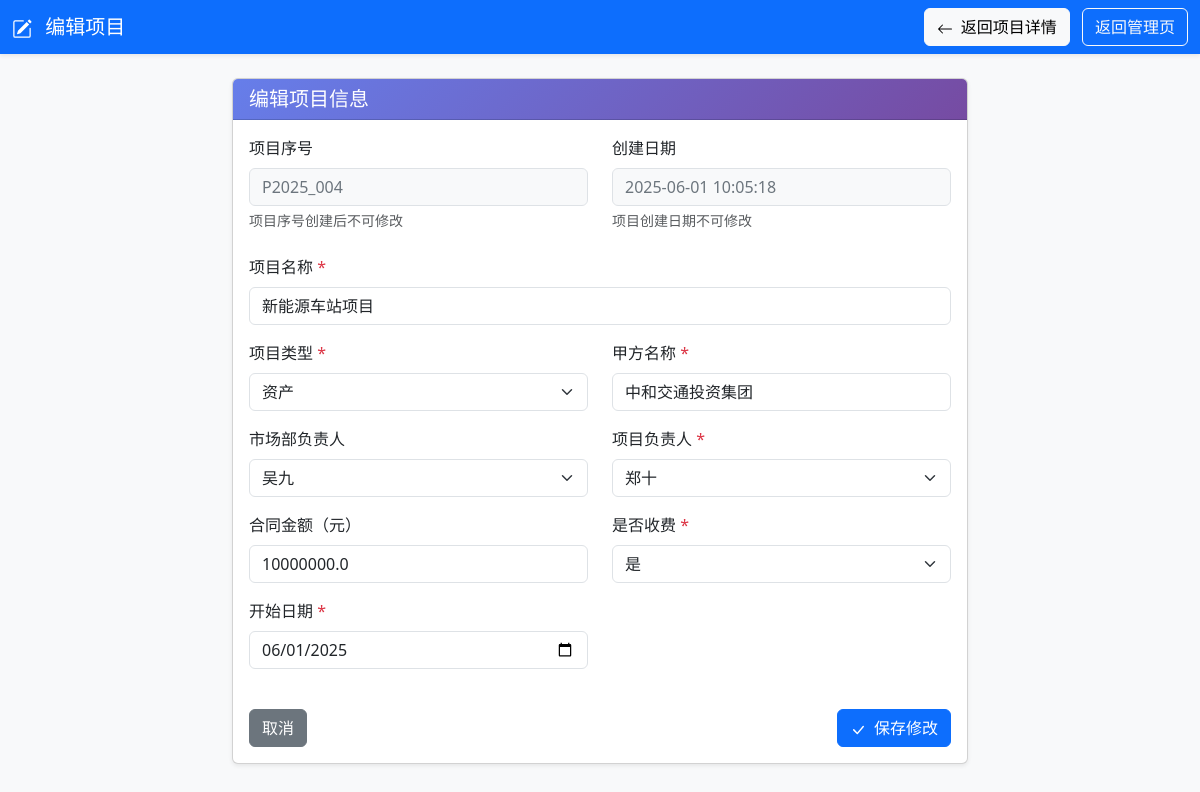
/project/4/edit (signed in), run on the app's committed database.
### tables this page shows
CREATE TABLE projects (
        id INTEGER PRIMARY KEY AUTOINCREMENT,
        project_no TEXT,                 -- ① 项目序号
        name TEXT,                       -- ② 项目名称
        project_type TEXT,               -- ③ 项目类型
        client_name TEXT,                -- ④ 甲方名称
        market_leader TEXT,              -- ⑤ 市场部负责人用户名
        project_leader TEXT,             -- ⑥ 项目负责人用户名
        progress TEXT,                   -- ⑦ 项目进度
        report_numbers TEXT,             -- ⑧ 报告号（多个以逗号分隔）
        amount REAL,                     -- ⑨ 合同金额
        is_paid TEXT,                    -- ⑩ 是否收费（是/否）
        creator TEXT,                    -- ⑪ 项目创建人用户名
        creator_realname TEXT,           -- ⑫ 项目创建人真实姓名
        start_date TEXT,                 -- ⑬ 开始日期
        end_date TEXT,                   -- ⑭ 结束日期
        status TEXT,                     -- ⑮ 状态
        contract_file TEXT,
        create_date TEXT
    );

CREATE TABLE users (
        id INTEGER PRIMARY KEY AUTOINCREMENT,
        username TEXT UNIQUE NOT NULL,
        realname TEXT,
        user_type TEXT,
        password TEXT
    );

### routes/project_routes.py (the view)
@router.get("/project/{project_id}/edit")
async def edit_project_page(
    project_id: int,
    request: Request,
    user: dict = Depends(login_required),
    db: sqlite3.Connection = Depends(get_db)
):
    return await project_service.get_edit_project_page(request, project_id, user, db)

### templates/edit_project.html (shortened to what this page needs)
<!DOCTYPE html>
<html lang="zh-CN">
<head>
    <link href="https://cdn.jsdelivr.net/npm/bootstrap@5.3.2/dist/css/bootstrap.min.css" rel="stylesheet">
</head>
<body class="bg-light">
    <nav class="navbar navbar-dark bg-primary shadow-sm">
        <div class="container-fluid">
            <span class="navbar-brand mb-0 h1">
                编辑项目
            </span>
            <div>
                <a href="/project/{{ project.id }}" class="btn btn-light me-2">
                    <svg xmlns="http://www.w3.org/2000/svg" width="16" height="16" fill="currentColor"
                        class="bi bi-arrow-left me-1" viewBox="0 0 16 16">
                        <path fill-rule="evenodd"
                            d="M15 8a.5.5 0 0 0-.5-.5H2.707l3.147-3.146a.5.5 0 1 0-.708-.708l-4 4a.5.5 0 0 0 0 .708l4 4a.5.5 0 0 0 .708-.708L2.707 8.5H14.5A.5.5 0 0 0 15 8z" />
                    </svg>
                    返回项目详情
                </a>
                <a href="/admin" class="btn btn-outline-light">
                    返回管理页
                </a>
            </div>
        </div>
    </nav>
    <div class="container mt-4">
        <div class="row">
            <div class="col-lg-8 mx-auto">
                <div class="card shadow-sm">
                    <div class="card-header">
                        <h5 class="mb-0">编辑项目信息</h5>
                    </div>
                    <div class="card-body">
                        <form method="post" action="/project/{{ project.id }}/edit">
                            <div class="row mb-4">
                                <div class="col-md-6">
                                    <label class="form-label">项目序号</label>
                                    <input type="text" class="form-control readonly-field"
                                        value="{{ project.project_no }}" readonly>
                                    <div class="form-text">项目序号创建后不可修改</div>
                                </div>
                                <div class="col-md-6">
                                    <label class="form-label">创建日期</label>
                                    <input type="text" class="form-control readonly-field"
                                        value="{{ project.create_date }}" readonly>
                                    <div class="form-text">项目创建日期不可修改</div>
                                </div>
                            </div>
                            <div class="row">
                                <div class="col-md-12 mb-3">
                                    <label for="name" class="form-label">项目名称 <span class="text-danger">*</span></label>
                                    <input type="text" class="form-control" id="name" name="name"
                                        value="{{ project.name }}" required>
                                </div>
                                <div class="col-md-6 mb-3">
                                    <label for="project_type" class="form-label">项目类型 <span
                                            class="text-danger">*</span></label>
                                    <select class="form-select" id="project_type" name="project_type" required>
                                        <option value="资产" {% if project.project_type=='资产' %}selected{% endif %}>资产
                                        </option>
                                    </select>
                                </div>
                                <div class="col-md-6 mb-3">
                                    <label for="client_name" class="form-label">甲方名称 <span
                                            class="text-danger">*</span></label>
                                    <input type="text" class="form-control" id="client_name" name="client_name"
                                        value="{{ project.client_name }}" required>
                                </div>
                                <div class="col-md-6 mb-3">
                                    <label for="market_leader" class="form-label">市场部负责人</label>
                                    <select class="form-select" id="market_leader" name="market_leader">
                                        {% for user_item in users %}
                                        <option value="{{ user_item.username }}" {% if
                                            project.market_leader==user_item.username %}selected{% endif %}>
                                            {{ user_item.realname }}
                                        </option>
                                        {% endfor %}
                                    </select>
                                </div>
                                <div class="col-md-6 mb-3">
                                    <label for="project_leader" class="form-label">项目负责人 <span
                                            class="text-danger">*</span></label>
                                    <select class="form-select" id="project_leader" name="project_leader" required>
                                        {% for user_item in users %}
                                        <option value="{{ user_item.username }}" {% if
                                            project.project_leader==user_item.username %}selected{% endif %}>
                                            {{ user_item.realname }}
                                        </option>
                                        {% endfor %}
                                    </select>
                                </div>
                                <div class="col-md-6 mb-3">
                                    <label for="amount" class="form-label">合同金额（元）</label>
                                    <input type="number" step="0.01" class="form-control" id="amount" name="amount"
                                        value="{{ project.amount }}">
                                </div>
                                <div class="col-md-6 mb-3">
                                    <label for="is_paid" class="form-label">是否收费 <span
                                            class="text-danger">*</span></label>
                                    <select class="form-select" id="is_paid" name="is_paid" required>
                                        <option value="是" {% if project.is_paid=='是' %}selected{% endif %}>是</option>
                                    </select>
                                </div>
                                <div class="col-md-6 mb-3">
                                    <label for="start_date" class="form-label">开始日期 <span
                                            class="text-danger">*</span></label>
                                    <input type="date" class="form-control" id="start_date" name="start_date"
                                        value="{{ project.start_date }}" required>
                                </div>
                            </div>
                            <div class="d-flex justify-content-between mt-4">
                                <a href="/project/{{ project.id }}" class="btn btn-secondary">取消</a>
                                <button type="submit" class="btn btn-primary">
                                    保存修改
                                </button>
                            </div>
                        </form>
                    </div>
                </div>
            </div>
        </div>
    </div>
</body>
</html>

### templates/edit_project.html (style rules this page uses)
.card-header { background: linear-gradient(135deg, #667eea 0%, #764ba2 100%); color: white; }
.form-label { font-weight: 500; }
.readonly-field { background-color: #f8f9fa; color: #6c757d; }

### data on the page
projects: project_no "P2025_004", create_date "2025-06-01 10:05:18", name "新能源车站项目", project_type "资产", client_name "中和交通投资集团", market_leader "吴九", project_leader "郑十", amount "10000000.0", is_paid "是", start_date "06/01/2025"
